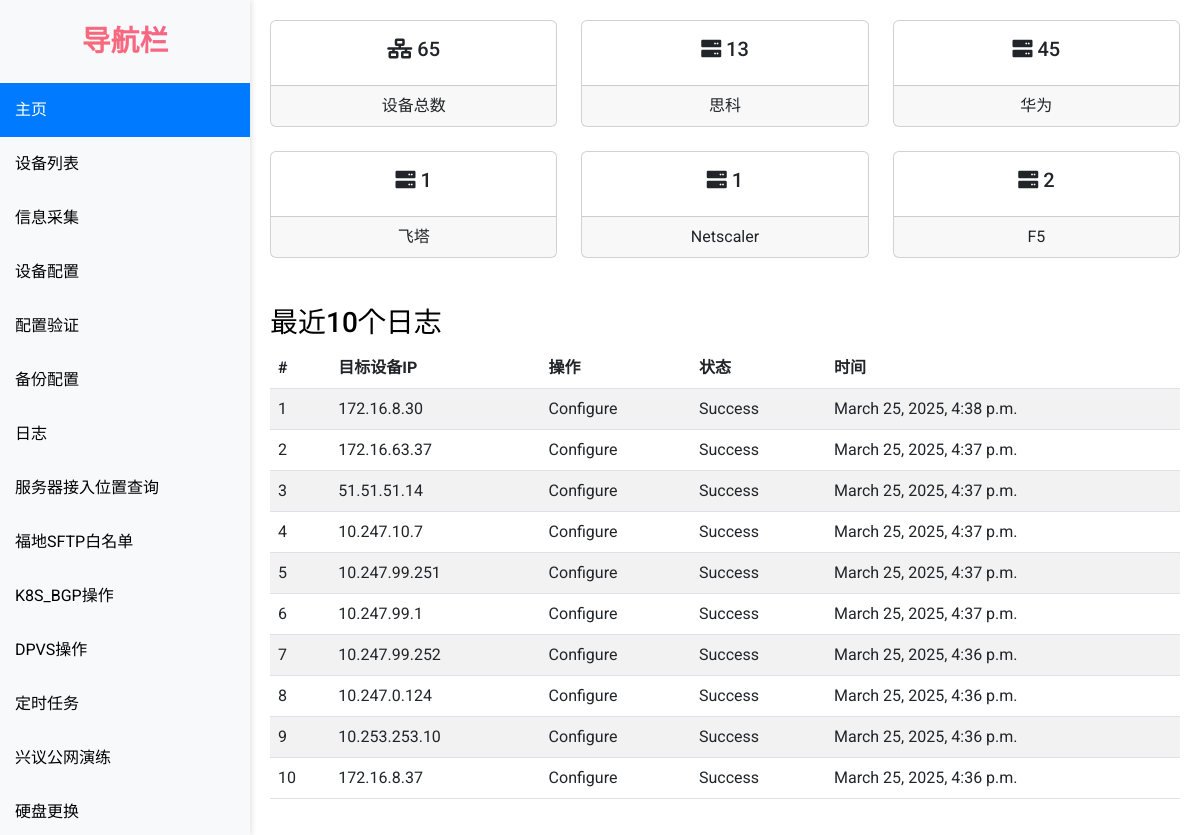
The app's page / (signed in) with its own data.
### network_automation_app/models.py (models this page shows)
class Log(models.Model):
    target = models.CharField(max_length=255)
    action = models.CharField(max_length=255)
    status = models.CharField(max_length=255)
    time = models.DateTimeField(null=True)
    messages = models.CharField(max_length=255, blank=True)

### network_automation_app/views.py (the view)
# urls.py: 2. Add a URL to urlpatterns:  path('', views.home, name='home')
@login_required
def home(request):
    all_device = Device.objects.all()
    cisco_device = Device.objects.filter(Q(platform='cisco_ios') | Q(platform='cisco_ios_telnet'))
    FT_device = Device.objects.filter(platform='fortinet')
    NS_device = Device.objects.filter(platform='netscaler')
    F5_device = Device.objects.filter(platform='f5_tmsh')
    huawei_device = Device.objects.filter(platform='huawei')
    last_10_event = Log.objects.all().order_by('-id')[:10]
    context = {'all_device': len(all_device),
               'cisco_device': len(cisco_device),
               'huawei_device': len(huawei_device),
               'FT_device': len(FT_device),
               'NS_device': len(NS_device),
               'F5_device': len(F5_device),
               'last_10_event': last_10_event
               }
    return render(request, 'home.html', context)

### network_automation_app/templates/home.html (shortened to what this page needs)
{% extends 'base.html' %}
{% block content %}
<div class="row">
    <div class="col-md-4 mb-4">
        <div class="card text-center">
            <div class="card-body">
                <h5 class="card-title"><i class="fas fa-network-wired"></i> <span id="all_device">{{ all_device }}</span></h5>
            </div>
            <div class="card-footer">设备总数</div>
        </div>
    </div>
    <div class="col-md-4 mb-4">
        <div class="card text-center">
            <div class="card-body">
                <h5 class="card-title"><i class="fas fa-server"></i> {{ cisco_device }}</h5>
            </div>
            <div class="card-footer">思科</div>
        </div>
    </div>
    <div class="col-md-4 mb-4">
        <div class="card text-center">
            <div class="card-body">
                <h5 class="card-title"><i class="fas fa-server"></i> {{ huawei_device }}</h5>
            </div>
            <div class="card-footer">华为</div>
        </div>
    </div>
</div>
<div class="row">
    <div class="col-md-4 mb-4">
        <div class="card text-center">
            <div class="card-body">
                <h5 class="card-title"><i class="fas fa-server"></i> {{ FT_device }}</h5>
            </div>
            <div class="card-footer">飞塔</div>
        </div>
    </div>
    <div class="col-md-4 mb-4">
        <div class="card text-center">
            <div class="card-body">
                <h5 class="card-title"><i class="fas fa-server"></i> {{ NS_device }}</h5>
            </div>
            <div class="card-footer">Netscaler</div>
        </div>
    </div>
    <div class="col-md-4 mb-4">
        <div class="card text-center">
            <div class="card-body">
                <h5 class="card-title"><i class="fas fa-server"></i> {{ F5_device }}</h5>
            </div>
            <div class="card-footer">F5</div>
        </div>
    </div>
</div>
<h3 class="mt-4">最近10个日志</h3>
<table class="table table-striped table-hover">
    <thead>
        <tr>
            <th>#</th>
            <th>目标设备IP</th>
            <th>操作</th>
            <th>状态</th>
            <th>时间</th>
        </tr>
    </thead>
    <tbody>
        {% for log in last_10_event %}
        <tr data-toggle="modal" data-target="#logDetailModal" data-log="{{ log }}">
            <td>{{ forloop.counter }}</td>
            <td>{{ log.target }}</td>
            <td>{{ log.action }}</td>
            <td>{{ log.status }}</td>
            <td>{{ log.time }}</td>
        </tr>
        {% endfor %}
    </tbody>
</table>
{% endblock %}

### network_automation_app/templates/base.html (style rules this page uses)
body { font-family: 'Roboto', sans-serif; background-color: #fff; color: #000; height: 100vh; overflow: hidden; display: flex; flex-direction: column; }

### records on screen
Log: target "172.16.8.30", action "Configure", status "Success", time "March 25, 2025, 4:38 p.m."
Log: target "172.16.63.37", action "Configure", status "Success", time "March 25, 2025, 4:37 p.m."
Log: target "51.51.51.14", action "Configure", status "Success", time "March 25, 2025, 4:37 p.m."
Log: target "10.247.10.7", action "Configure", status "Success", time "March 25, 2025, 4:37 p.m."
Log: target "10.247.99.251", action "Configure", status "Success", time "March 25, 2025, 4:37 p.m."
Log: target "10.247.99.1", action "Configure", status "Success", time "March 25, 2025, 4:37 p.m."
Log: target "10.247.99.252", action "Configure", status "Success", time "March 25, 2025, 4:36 p.m."
Log: target "10.247.0.124", action "Configure", status "Success", time "March 25, 2025, 4:36 p.m."
Log: target "10.253.253.10", action "Configure", status "Success", time "March 25, 2025, 4:36 p.m."
Log: target "172.16.8.37", action "Configure", status "Success", time "March 25, 2025, 4:36 p.m."

### other values on screen
{{ all_device }} "65"
{{ cisco_device }} "13"
{{ huawei_device }} "45"
{{ FT_device }} "1"
{{ NS_device }} "1"
{{ F5_device }} "2"
